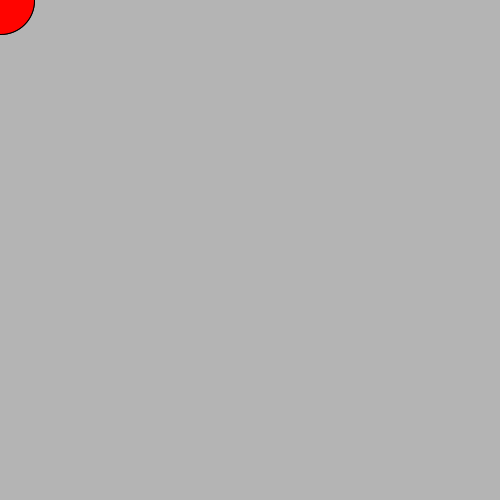
Frame 1 (no input)
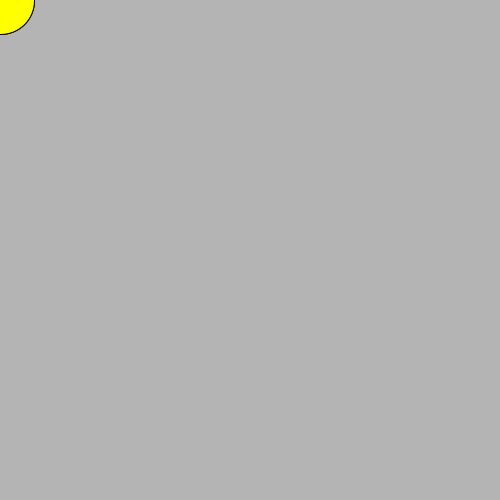
Frame 60 (the mouse pressed at the canvas centre just before this capture)
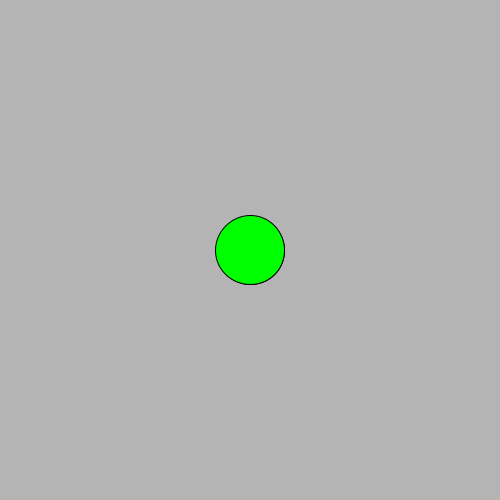
Frame 120 (the mouse held since frame 60 and released just before this capture)

The Processing sketch that drew these frames (run headless with seeded random() and noise(); from frame 60 on, the mouse is pressed at the canvas centre):

// Processing sketch: sketch_2014_11_4
// ── sketch_2014_11_4.pde
int count = 50;
float [] x = new float[count];
float [] y = new float[count];
void setup() {
  background(0);
  size(500, 500);
  colorMode(HSB, 360, 100, 100, 100);
}

void draw() {
  background(255);
  for (int i=0; i<count-1; i++) {
    x[i]=x[i+1];
    y[i]=y[i+1];
  } 
  x[count-1] = mouseX;
  y[count-1] = mouseY;
  for (int i=0; i<count; i++) {
    ellipse(x[i], y[i], i+20, i+20);
    fill(frameCount%360, 100, 100, 100);
  }
}
